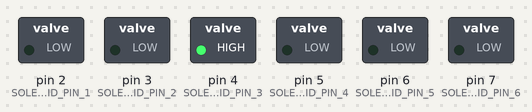
Recording of a sketch running on a simulated Arduino Uno, built with avr-gcc and run on an emulated ATmega328P. Parts: switched loads named in the sketch (green lamp = pin HIGH).

Above: at 0.5 s.
At 2.0 s:
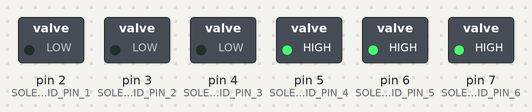
At 3.5 s:
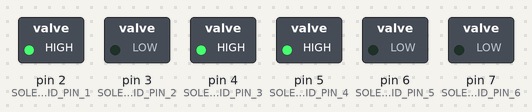
At 8.0 s:
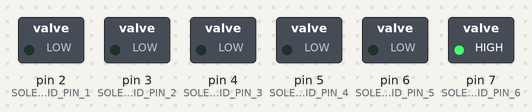
At 11.0 s:
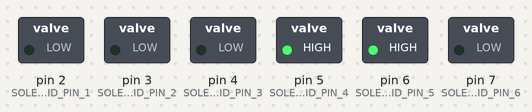
At 15.5 s:
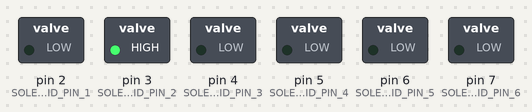
Timing chart, 0 to 19.0 s (numbered marks = the images above):
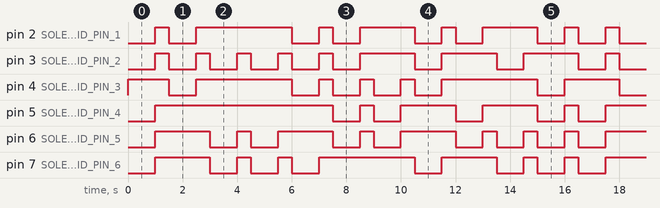

The sketch:

arduinofile.ino
```cpp
// Include necessary libraries
#include <Arduino.h>

// Define the pins for the solenoid actuators
#define SOLENOID_PIN_1 2
#define SOLENOID_PIN_2 3
#define SOLENOID_PIN_3 4
#define SOLENOID_PIN_4 5
#define SOLENOID_PIN_5 6
#define SOLENOID_PIN_6 7
// Define the Braille character mappings
const byte brailleChars[26] = {
  B000000, // A
  B010000, // B
  B011000, // C
  B010010, // D
  B001000, // E
  B011010, // F
  B011110, // G
  B010100, // H
  B001010, // I
  B000110, // J
  B010101, // K
  B011101, // L
  B100100, // M
  B101100, // N
  B101000, // O
  B110100, // P
  B111100, // Q
  B110110, // R
  B101010, // S
  B111010, // T
  B100110, // U
  B101110, // V
  B110011, // W
  B010111, // X
  B011111, // Y
  B110101  // Z
};

void setup() {
  // Set up the solenoid actuators
  pinMode(SOLENOID_PIN_1, OUTPUT);
  pinMode(SOLENOID_PIN_2, OUTPUT);
  pinMode(SOLENOID_PIN_3, OUTPUT);
  pinMode(SOLENOID_PIN_4, OUTPUT);
  pinMode(SOLENOID_PIN_5, OUTPUT);
  pinMode(SOLENOID_PIN_6, OUTPUT);
}

void loop() {
  // Input the English text to convert
  String inputText = "HELLO WORLD"; // Replace with your input text

  // Convert the input text to Braille text
  String brailleText = "";
  for (int i = 0; i < inputText.length(); i++) {
    char c = inputText.charAt(i);
    if (c >= 'A' && c <= 'Z') {
      brailleText += (char)(brailleChars[c - 'A'] + '0');
    } else {
      brailleText += c;
    }
  }

  // Trigger solenoid actuators based on Braille text
  for (int i = 0; i < brailleText.length(); i++) {
    char c = brailleText.charAt(i);
    digitalWrite(SOLENOID_PIN_1, bitRead(c, 0));
    digitalWrite(SOLENOID_PIN_2, bitRead(c, 1));
    digitalWrite(SOLENOID_PIN_3, bitRead(c, 2));
    digitalWrite(SOLENOID_PIN_4, bitRead(c, 3));
    digitalWrite(SOLENOID_PIN_5, bitRead(c, 4));
    digitalWrite(SOLENOID_PIN_6, bitRead(c, 5));
    delay(1000); // Delay for solenoid activation, adjust as needed
    digitalWrite(SOLENOID_PIN_1, HIGH);
    digitalWrite(SOLENOID_PIN_2, HIGH);
    digitalWrite(SOLENOID_PIN_3, HIGH);
    digitalWrite(SOLENOID_PIN_4, HIGH);
    digitalWrite(SOLENOID_PIN_5, HIGH);
    digitalWrite(SOLENOID_PIN_6, HIGH);
    delay(500); // Delay between characters, adjust as needed
  }
}
```

Measured:
- by itself, pin 3 (SOLENOID_PIN_2): repeats every 16.5 s: 4 × (LOW 1.0 s, HIGH 0.50 s), 3 × (LOW 1.0 s, HIGH 2.0 s), LOW 1.0 s, HIGH 0.50 s
- by itself, pin 5 (SOLENOID_PIN_4): LOW → HIGH at 1.0 s, → LOW 6.5 s later, → HIGH 1.0 s later, → LOW 0.50 s later, … (21 changes in this stretch)
- by itself, pin 4 (SOLENOID_PIN_3): repeats every 16.5 s: LOW 1.0 s, HIGH 3.5 s, 3 × (LOW 1.0 s, HIGH 0.50 s), LOW 1.0 s, HIGH 3.5 s, LOW 1.0 s, HIGH 2.0 s
- by itself, pin 7 (SOLENOID_PIN_6): repeats every 16.5 s: 2 × (LOW 1.0 s, HIGH 0.50 s), LOW 1.0 s, HIGH 3.5 s, LOW 1.0 s, HIGH 2.0 s, 2 × (LOW 1.0 s, HIGH 0.50 s), LOW 1.0 s, HIGH 2.0 s
